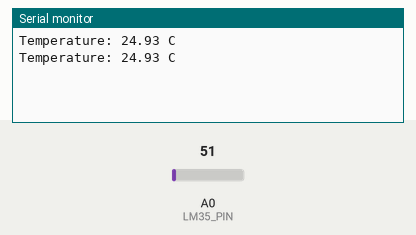
This sketch was run on a simulated Arduino Uno, built with avr-gcc and run on an emulated ATmega328P. Parts: the last lines printed to the serial monitor. The inputs (shaded band) are chosen by the test bench; at power-on: A0 (LM35_PIN) = 51.

Above: at 1.8 s.
1.9 s: A0 (LM35_PIN) set to 61
At 2.8 s:
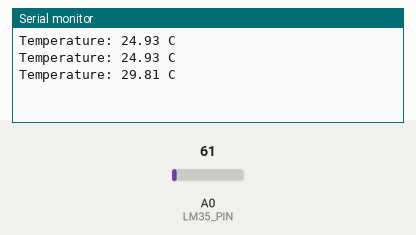
3.4 s: A0 (LM35_PIN) set to 71
At 4.8 s:
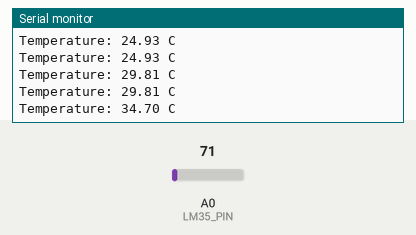
Timing chart, 0 to 6.4 s (numbered marks = the images above; inputs shaded):
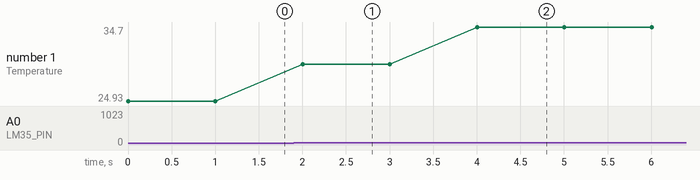

The sketch:

Example_Code.ino
```cpp
/*
  LM35 - Analog Temperature Sensor
  --------------------------------
  Outputs an analog voltage of 10 mV per degree Celsius (linear).
  No library needed - just an analog read plus a conversion.

  Wiring (Arduino Uno/Nano/Mega, 5V logic):
    LM35 +Vs  -> 5V
    LM35 Vout -> A0
    LM35 GND  -> GND
    (Flat face toward you, pins down: left=+Vs, middle=Vout, right=GND)

  NOTE: Reference code. The conversion below assumes a 5V reference and a
  10-bit ADC (Uno/Nano/Mega). On ESP32/ESP8266 the reference is 3.3V and
  the ADC is 12-bit/10-bit with a non-linear response - adjust accordingly.
*/

const int LM35_PIN = A0;

void setup() {
  Serial.begin(9600);
}

void loop() {
  int raw = analogRead(LM35_PIN);
  float voltage = raw * (5.0 / 1023.0); // volts (5V ref, 10-bit ADC)
  float tempC = voltage * 100.0;        // 10 mV/C  ->  multiply by 100

  Serial.print("Temperature: ");
  Serial.print(tempC);
  Serial.println(" C");

  delay(1000);
}
```

Measured:
- after the input at 1.9 s, the serial monitor: prints a new line after 0.10 s (image 1)
- after the input at 3.4 s, the serial monitor: prints a new line after 0.60 s (image 2)
- plotted number 1: 24.93 → 29.81 after the input at 1.9 s, 29.81 → 34.7 after the input at 3.4 s
